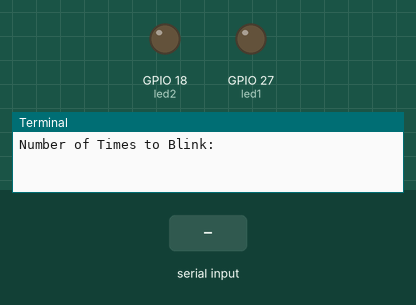
This program was run on a simulated Raspberry Pi (BCM pin numbers). On the bench: output pins drawn as LEDs (lit = HIGH), the last lines printed to the terminal. Dashed ring = blinking. The inputs (shaded band) are chosen by the test bench.

Above: at 1.2 s.
1.3 s: "5" typed at the terminal, then Enter
At 1.7 s:
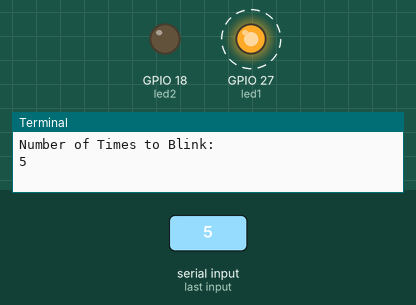
Timing chart, 0 to 10.3 s (numbered marks = the images above; inputs shaded):
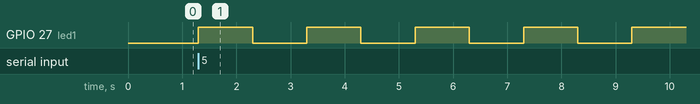

Measured:
- after the input at 1.3 s, GPIO 27 (led1): alternates HIGH for 1.0 s and LOW for 1.0 s, starting at once

The program:

main.py
```python
from gpiozero import LED
from time import sleep

count = int(input('Number of Times to Blink:  '))


led1 = LED(27)

led2 = LED(18)


while count > 0:
    led1.on()
    sleep(1)
    led1.off()
    sleep(1)


# from pprint import pprint

# import requests


# apikey = 'bf2a9fd0321fa9a5e53108e96bda0651'

# try:
#             location = input('Enter your Current Location: ').strip()

#             if not location:
#                 raise ValueError("Location cannot be empty. Please enter a valid location.")

#             elif not location.isalpha():
#                 raise ValueError("Location should only contain alphabetic characters. Please enter a valid location.")

# except ValueError as ve:
#             print(ve)


# r = requests.get(f'https://api.openweathermap.org/data/2.5/weather?q={location}&APPID={apikey}')


# response = r.json()


# if response['cod'] == "404" :

#     print("Invalid Location")

# else:

#     for key,value in response.items():

#         print(f"{key}:  {value}")
```
